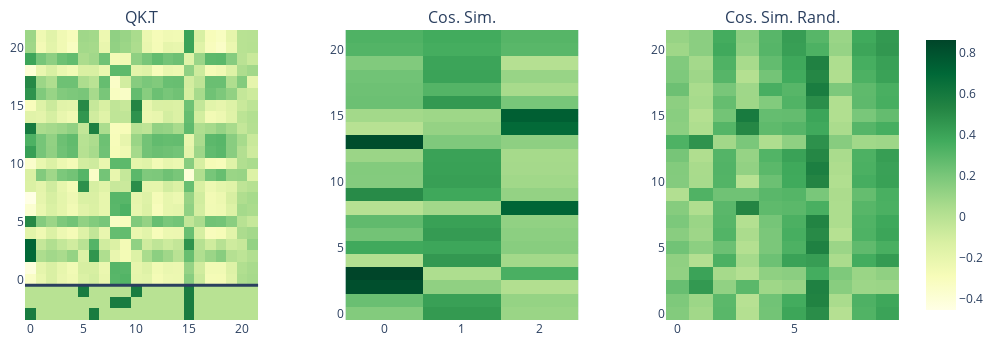
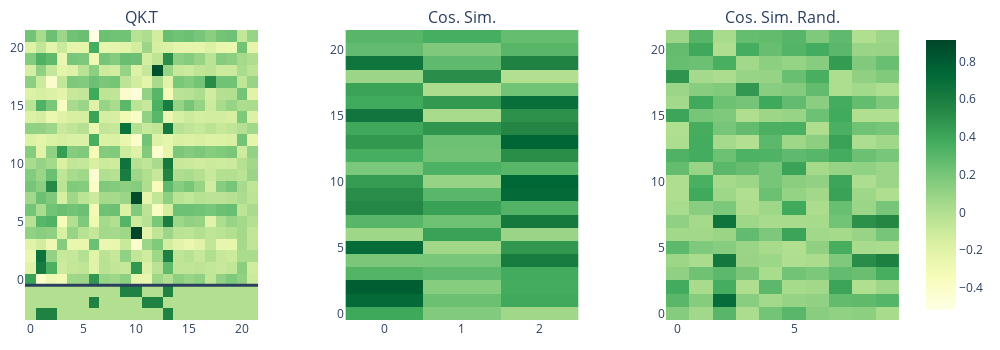
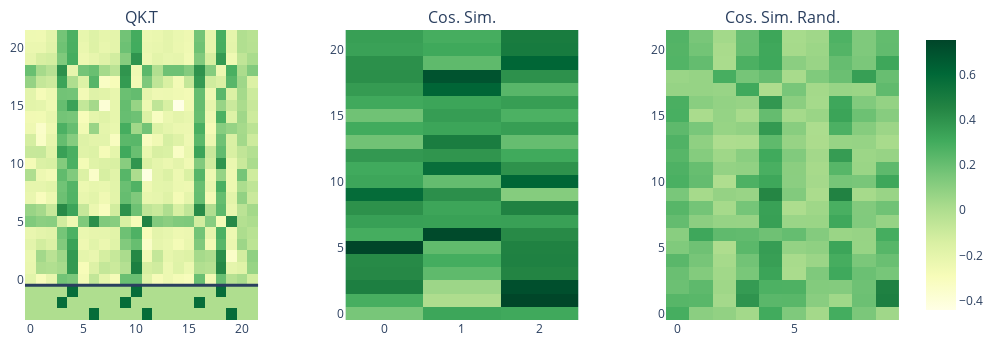
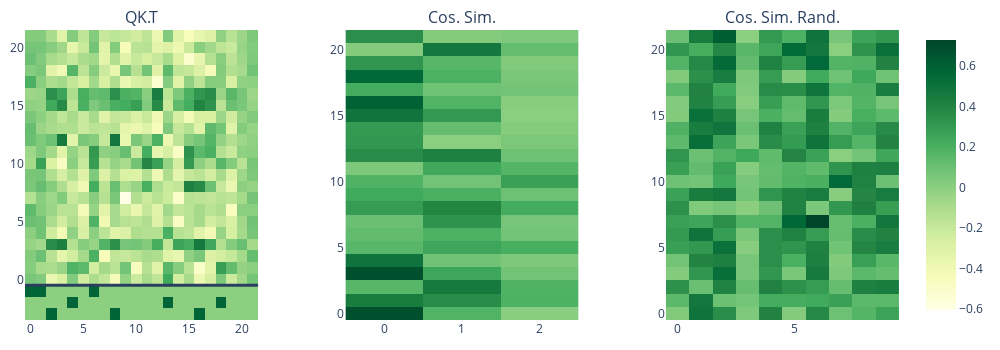

Source (notebook cell) for these figures, in order:
### Code cell
import plotly.express as px
import plotly.subplots as sp
import plotly.graph_objects as go
import pandas as pd

# l = ["HYPERPARAM_TESTS_MECHINTERP2/degree-3/width-3/func-1/",
# "HYPERPARAM_TESTS_MECHINTERP2/degree-3/width-5/func-2/",
# "HYPERPARAM_TESTS_MECHINTERP2/degree-3/width-4/func-1/"]

folder = "MINTERP"


for root, dirs, files in os.walk(f"{folder}"):
    if not files: continue
    epochs = [x for x in files if "epoch-" in x]
    if not epochs: continue
    new_epochs = []
    for epoch in epochs:
        try:
            model.load_state_dict(torch.load(f"{root}/{epoch}", map_location=device))
            new_epochs.append(epoch)
        except Exception as e:
            # print(e)
            continue

    epochs = new_epochs
    if not epochs: continue
    epochs.sort(key=lambda x: int(re.search(r"epoch-(\d+).pt$", x).group(1)))

    # Load coeffs and combs
    pattern = rf"{folder}/degree-(\d+)/width-(\d+)/func-(\d+)"
    comb_path = rf"{folder}/combs_func\3_deg\1_width\2.pt"
    coeff_path = rf"{folder}/coefs_func\3_deg\1_width\2.pt"

    combs_path = re.sub(pattern, comb_path, root)
    coeff_path = re.sub(pattern, coeff_path, root)

    combs = torch.load(combs_path, map_location=device)
    coeffs = torch.load(coeff_path, map_location=device)
    

    # Create string representation of the coefficients
    s = ""
    for (i, c) in enumerate(coeffs):
        s += f"{c:.3F}({combs[i].tolist()})+"

    # Take final epoch
    epochs = [epochs[-1]]

 
    with torch.no_grad():
        for (i, epoch) in enumerate(epochs):
            # Load model
            ckpt_point = f"{root}/{epoch}"
            print(s[:-1])

            print(ckpt_point)
            model.load_state_dict(torch.load(ckpt_point, map_location=device))
            model.eval()

            in_proj = model.transformer.attn.in_proj_weight.detach().T
            lin1 = model.transformer.linear[0].weight.detach()
            lin1b = model.transformer.linear[0].bias.detach()
            lin2 = model.transformer.linear[2].weight.detach()
            lin2b = model.transformer.linear[2].bias.detach()
            out_proj = model.output_proj.detach()
            embed_dim = dim + N 
            w_q, w_k, w_v = in_proj[:, :embed_dim], in_proj[:, embed_dim:2*embed_dim], in_proj[:, 2*embed_dim:].T
            w_qk = w_q @ w_k.T

            # Use the indices in combs to set the values in actual_combs to one
            actual_combs = torch.zeros(combs.shape[0], N+2)
            for j in range(combs.shape[0]):
                actual_combs[j, combs[j]] = 1

            # For each comb in actual_combs, calculate the cosine similarity with each row in w_qk
            print(w_qk.shape, actual_combs.shape)

            actual_combs = torch.nn.functional.normalize(actual_combs, dim=1)
            w_qk = torch.nn.functional.normalize(w_qk, dim=1)
            cosine_similarities = torch.mm(actual_combs, w_qk.T)
            cosine_similarities = torch.abs(cosine_similarities)



            # Calculate cosine similarities with random vectors
            num_randoms = 10
            k = combs.shape[1]
            random_combs = torch.zeros(num_randoms, N+2)
            for j in range(num_randoms):
                indices = torch.randperm(N+2)[:k]
                random_combs[j, indices] = 1
        
            random_combs = torch.nn.functional.normalize(random_combs, dim=1)
            random_cosine_similarities = torch.mm(random_combs, w_qk.T)
            random_cosine_similarities = torch.abs(random_cosine_similarities)



            # actual_combs = torch.max(w_qk) * actual_combs
            # random_cosine_similarities = torch.max(w_qk) * random_cosine_similarities
            # cosine_similarities = torch.max(w_qk) * cosine_similarities

            # Mean across each row 
            # cosine_similarities = torch.mean(cosine_similarities, dim=1).unsqueeze(1)
            # random_cosine_similarities = torch.mean(random_cosine_similarities, dim=0).unsqueeze(0)
            # print(random_cosine_similarities.shape)




















            fig = sp.make_subplots(rows=len(epochs), cols=3, subplot_titles=("QK.T","Cos. Sim.", "Cos. Sim. Rand."), shared_yaxes=False, horizontal_spacing=0.10)
            colorscale = "PiYG"
            color = px.colors.sequential.Cividis_r


            fig.add_trace(
                        go.Heatmap(z=torch.concat((actual_combs, w_qk), axis=0), 
                            y=list(range(-actual_combs.shape[0], w_qk.shape[0])), 
                            coloraxis='coloraxis1', showscale=True),
                        row=i+1, col=1)
            fig.add_hline(y=-0.5, row=i+1, col=1, line_width=3)

            # Plot cosine_similarities as a heatmap
            fig.add_trace(
                go.Heatmap(z=cosine_similarities.T, coloraxis='coloraxis1', showscale=True),
                row=i+1, col=2
            )

            fig.add_trace(
                go.Heatmap(z=random_cosine_similarities.T, coloraxis='coloraxis1', showscale=True),
                row=i+1, col=3
            )

            # fig.add_trace(go.Heatmap(z=actual_combs, coloraxis='coloraxis1', showscale=False), row=i+1, col=1)
  
    fig.update_layout(
        coloraxis1=dict(colorscale="ylgn", showscale=True),
        height=350, width=1000,
        margin=dict(l=10, r=10, t=30, b=30)
    )

    fig.show()

### Figure 1 — Plotly figure (JSON) as saved in the notebook; plotly's stock layout.template omitted (floating-point values rounded to 4 significant figures; data arrays with more than 128 entries replaced by an {"elided": "..."} marker saying what was removed)
{"data": [{"coloraxis": "coloraxis", "showscale": true, "type": "heatmap", "xaxis": "x", "y": [-3, -2, -1, 0, 1, 2, 3, 4, 5, 6, 7, 8, 9, 10, 11, 12, 13, 14, 15, 16, 17, 18, 19, 20, 21], "yaxis": "y", "z": {"elided": "25x22 float values"}}, {"coloraxis": "coloraxis", "showscale": true, "type": "heatmap", "xaxis": "x2", "yaxis": "y2", "z": [[0.1707, 0.4409, 0.09988], [0.2451, 0.4136, 0.1142], [0.8123, 0.13, 0.02033], [0.8611, 0.03455, 0.3411], [0.01806, 0.4462, 0.07041], [0.3751, 0.3895, 0.154], [0.2196, 0.4341, 0.1408], [0.2739, 0.4112, 0.1258], [0.003258, 0.07294, 0.71], [0.5025, 0.3793, 0.1156], [0.1658, 0.4167, 0.07557], [0.1698, 0.4122, 0.06462], [0.09423, 0.4046, 0.06175], [0.8242, 0.1807, 0.1364], [0.002168, 0.1148, 0.6848], [0.07022, 0.0853, 0.7387], [0.2402, 0.4442, 0.203], [0.2328, 0.3126, 0.05556], [0.2232, 0.4019, 0.1039], [0.1758, 0.396, 0.009431], [0.3149, 0.3552, 0.2953], [0.3259, 0.3656, 0.3067]]}, {"coloraxis": "coloraxis", "showscale": true, "type": "heatmap", "xaxis": "x3", "yaxis": "y3", "z": {"elided": "22x10 float values"}}], "layout": {"annotations": [{"font": {"size": 16}, "showarrow": false, "text": "QK.T", "x": 0.1333, "xanchor": "center", "xref": "paper", "y": 1, "yanchor": "bottom", "yref": "paper"}, {"font": {"size": 16}, "showarrow": false, "text": "Cos. Sim.", "x": 0.5, "xanchor": "center", "xref": "paper", "y": 1, "yanchor": "bottom", "yref": "paper"}, {"font": {"size": 16}, "showarrow": false, "text": "Cos. Sim. Rand.", "x": 0.8667, "xanchor": "center", "xref": "paper", "y": 1, "yanchor": "bottom", "yref": "paper"}], "coloraxis": {"colorscale": [[0, "rgb(255,255,229)"], [0.125, "rgb(247,252,185)"], [0.25, "rgb(217,240,163)"], [0.375, "rgb(173,221,142)"], [0.5, "rgb(120,198,121)"], [0.625, "rgb(65,171,93)"], [0.75, "rgb(35,132,67)"], [0.875, "rgb(0,104,55)"], [1, "rgb(0,69,41)"]], "showscale": true}, "height": 350, "margin": {"b": 30, "l": 10, "r": 10, "t": 30}, "shapes": [{"line": {"width": 3}, "type": "line", "x0": 0, "x1": 1, "xref": "x domain", "y0": -0.5, "y1": -0.5, "yref": "y"}], "width": 1000, "xaxis": {"anchor": "y", "domain": [0, 0.2667]}, "xaxis2": {"anchor": "y2", "domain": [0.3667, 0.6333]}, "xaxis3": {"anchor": "y3", "domain": [0.7333, 1]}, "yaxis": {"anchor": "x", "domain": [0, 1]}, "yaxis2": {"anchor": "x2", "domain": [0, 1]}, "yaxis3": {"anchor": "x3", "domain": [0, 1]}}}

### Figure 2 — Plotly figure (JSON) as saved in the notebook; plotly's stock layout.template omitted (floating-point values rounded to 4 significant figures; data arrays with more than 128 entries replaced by an {"elided": "..."} marker saying what was removed)
{"data": [{"coloraxis": "coloraxis", "showscale": true, "type": "heatmap", "xaxis": "x", "y": [-3, -2, -1, 0, 1, 2, 3, 4, 5, 6, 7, 8, 9, 10, 11, 12, 13, 14, 15, 16, 17, 18, 19, 20, 21], "yaxis": "y", "z": {"elided": "25x22 float values"}}, {"coloraxis": "coloraxis", "showscale": true, "type": "heatmap", "xaxis": "x2", "yaxis": "y2", "z": [[0.3924, 0.1663, 0.06313], [0.7124, 0.2407, 0.385], [0.7858, 0.1479, 0.369], [0.317, 0.2779, 0.3753], [0.1923, 0.2002, 0.6097], [0.7102, 0.06477, 0.4646], [0.0654, 0.4198, 0.08282], [0.3065, 0.2278, 0.6272], [0.544, 0.4247, 0.3219], [0.5126, 0.2995, 0.7122], [0.4443, 0.09778, 0.7332], [0.1862, 0.3383, 0.304], [0.3602, 0.2217, 0.5121], [0.4658, 0.2332, 0.742], [0.3914, 0.4783, 0.5516], [0.6486, 0.03597, 0.4945], [0.3768, 0.4586, 0.6922], [0.4153, 0.02422, 0.2216], [0.07916, 0.5148, 0.0005668], [0.6511, 0.2756, 0.5775], [0.2688, 0.1722, 0.303], [0.3011, 0.3601, 0.2593]]}, {"coloraxis": "coloraxis", "showscale": true, "type": "heatmap", "xaxis": "x3", "yaxis": "y3", "z": {"elided": "22x10 float values"}}], "layout": {"annotations": [{"font": {"size": 16}, "showarrow": false, "text": "QK.T", "x": 0.1333, "xanchor": "center", "xref": "paper", "y": 1, "yanchor": "bottom", "yref": "paper"}, {"font": {"size": 16}, "showarrow": false, "text": "Cos. Sim.", "x": 0.5, "xanchor": "center", "xref": "paper", "y": 1, "yanchor": "bottom", "yref": "paper"}, {"font": {"size": 16}, "showarrow": false, "text": "Cos. Sim. Rand.", "x": 0.8667, "xanchor": "center", "xref": "paper", "y": 1, "yanchor": "bottom", "yref": "paper"}], "coloraxis": {"colorscale": [[0, "rgb(255,255,229)"], [0.125, "rgb(247,252,185)"], [0.25, "rgb(217,240,163)"], [0.375, "rgb(173,221,142)"], [0.5, "rgb(120,198,121)"], [0.625, "rgb(65,171,93)"], [0.75, "rgb(35,132,67)"], [0.875, "rgb(0,104,55)"], [1, "rgb(0,69,41)"]], "showscale": true}, "height": 350, "margin": {"b": 30, "l": 10, "r": 10, "t": 30}, "shapes": [{"line": {"width": 3}, "type": "line", "x0": 0, "x1": 1, "xref": "x domain", "y0": -0.5, "y1": -0.5, "yref": "y"}], "width": 1000, "xaxis": {"anchor": "y", "domain": [0, 0.2667]}, "xaxis2": {"anchor": "y2", "domain": [0.3667, 0.6333]}, "xaxis3": {"anchor": "y3", "domain": [0.7333, 1]}, "yaxis": {"anchor": "x", "domain": [0, 1]}, "yaxis2": {"anchor": "x2", "domain": [0, 1]}, "yaxis3": {"anchor": "x3", "domain": [0, 1]}}}

### Figure 3 — Plotly figure (JSON) as saved in the notebook; plotly's stock layout.template omitted (floating-point values rounded to 4 significant figures; data arrays with more than 128 entries replaced by an {"elided": "..."} marker saying what was removed)
{"data": [{"coloraxis": "coloraxis", "showscale": true, "type": "heatmap", "xaxis": "x", "y": [-3, -2, -1, 0, 1, 2, 3, 4, 5, 6, 7, 8, 9, 10, 11, 12, 13, 14, 15, 16, 17, 18, 19, 20, 21], "yaxis": "y", "z": {"elided": "25x22 float values"}}, {"coloraxis": "coloraxis", "showscale": true, "type": "heatmap", "xaxis": "x2", "yaxis": "y2", "z": [[0.1551, 0.3232, 0.3115], [0.2874, 0.003667, 0.7498], [0.4802, 0.05008, 0.7094], [0.4388, 0.2241, 0.4554], [0.4329, 0.2966, 0.4722], [0.7532, 0.2184, 0.4677], [0.294, 0.7323, 0.4298], [0.3476, 0.3448, 0.347], [0.4064, 0.3265, 0.4651], [0.5839, 0.4106, 0.1189], [0.3229, 0.2097, 0.6136], [0.3076, 0.5706, 0.4011], [0.3763, 0.3902, 0.3089], [0.1757, 0.4935, 0.2057], [0.3056, 0.3283, 0.3565], [0.176, 0.3573, 0.274], [0.3111, 0.3281, 0.3546], [0.3656, 0.6181, 0.2413], [0.4133, 0.6932, 0.4033], [0.4098, 0.2236, 0.6105], [0.3423, 0.3144, 0.505], [0.3522, 0.2922, 0.4985]]}, {"coloraxis": "coloraxis", "showscale": true, "type": "heatmap", "xaxis": "x3", "yaxis": "y3", "z": {"elided": "22x10 float values"}}], "layout": {"annotations": [{"font": {"size": 16}, "showarrow": false, "text": "QK.T", "x": 0.1333, "xanchor": "center", "xref": "paper", "y": 1, "yanchor": "bottom", "yref": "paper"}, {"font": {"size": 16}, "showarrow": false, "text": "Cos. Sim.", "x": 0.5, "xanchor": "center", "xref": "paper", "y": 1, "yanchor": "bottom", "yref": "paper"}, {"font": {"size": 16}, "showarrow": false, "text": "Cos. Sim. Rand.", "x": 0.8667, "xanchor": "center", "xref": "paper", "y": 1, "yanchor": "bottom", "yref": "paper"}], "coloraxis": {"colorscale": [[0, "rgb(255,255,229)"], [0.125, "rgb(247,252,185)"], [0.25, "rgb(217,240,163)"], [0.375, "rgb(173,221,142)"], [0.5, "rgb(120,198,121)"], [0.625, "rgb(65,171,93)"], [0.75, "rgb(35,132,67)"], [0.875, "rgb(0,104,55)"], [1, "rgb(0,69,41)"]], "showscale": true}, "height": 350, "margin": {"b": 30, "l": 10, "r": 10, "t": 30}, "shapes": [{"line": {"width": 3}, "type": "line", "x0": 0, "x1": 1, "xref": "x domain", "y0": -0.5, "y1": -0.5, "yref": "y"}], "width": 1000, "xaxis": {"anchor": "y", "domain": [0, 0.2667]}, "xaxis2": {"anchor": "y2", "domain": [0.3667, 0.6333]}, "xaxis3": {"anchor": "y3", "domain": [0.7333, 1]}, "yaxis": {"anchor": "x", "domain": [0, 1]}, "yaxis2": {"anchor": "x2", "domain": [0, 1]}, "yaxis3": {"anchor": "x3", "domain": [0, 1]}}}

### Figure 4 — Plotly figure (JSON) as saved in the notebook; plotly's stock layout.template omitted (floating-point values rounded to 4 significant figures; data arrays with more than 128 entries replaced by an {"elided": "..."} marker saying what was removed)
{"data": [{"coloraxis": "coloraxis", "showscale": true, "type": "heatmap", "xaxis": "x", "y": [-3, -2, -1, 0, 1, 2, 3, 4, 5, 6, 7, 8, 9, 10, 11, 12, 13, 14, 15, 16, 17, 18, 19, 20, 21], "yaxis": "y", "z": {"elided": "25x22 float values"}}, {"coloraxis": "coloraxis", "showscale": true, "type": "heatmap", "xaxis": "x2", "yaxis": "y2", "z": [[0.6765, 0.1792, 0.007572], [0.4374, 0.3597, 0.188], [0.1608, 0.4637, 0.1843], [0.6773, 0.2509, 0.07997], [0.4964, 0.08469, 0.04678], [0.1569, 0.2505, 0.2062], [0.1248, 0.191, 0.07311], [0.1029, 0.3334, 0.06679], [0.2912, 0.3928, 0.2222], [0.2375, 0.1962, 0.09461], [0.1836, 0.0787, 0.2757], [0.04551, 0.2403, 0.1674], [0.3652, 0.4181, 0.09099], [0.3142, 0.002735, 0.05032], [0.3034, 0.1167, 0.02386], [0.4853, 0.3081, 0.001691], [0.59, 0.1805, 0.01501], [0.22, 0.08483, 0.07664], [0.556, 0.1915, 0.05291], [0.3213, 0.1625, 0.03441], [0.02511, 0.4716, 0.1224], [0.3537, 0.02277, 0.04135]]}, {"coloraxis": "coloraxis", "showscale": true, "type": "heatmap", "xaxis": "x3", "yaxis": "y3", "z": {"elided": "22x10 float values"}}], "layout": {"annotations": [{"font": {"size": 16}, "showarrow": false, "text": "QK.T", "x": 0.1333, "xanchor": "center", "xref": "paper", "y": 1, "yanchor": "bottom", "yref": "paper"}, {"font": {"size": 16}, "showarrow": false, "text": "Cos. Sim.", "x": 0.5, "xanchor": "center", "xref": "paper", "y": 1, "yanchor": "bottom", "yref": "paper"}, {"font": {"size": 16}, "showarrow": false, "text": "Cos. Sim. Rand.", "x": 0.8667, "xanchor": "center", "xref": "paper", "y": 1, "yanchor": "bottom", "yref": "paper"}], "coloraxis": {"colorscale": [[0, "rgb(255,255,229)"], [0.125, "rgb(247,252,185)"], [0.25, "rgb(217,240,163)"], [0.375, "rgb(173,221,142)"], [0.5, "rgb(120,198,121)"], [0.625, "rgb(65,171,93)"], [0.75, "rgb(35,132,67)"], [0.875, "rgb(0,104,55)"], [1, "rgb(0,69,41)"]], "showscale": true}, "height": 350, "margin": {"b": 30, "l": 10, "r": 10, "t": 30}, "shapes": [{"line": {"width": 3}, "type": "line", "x0": 0, "x1": 1, "xref": "x domain", "y0": -0.5, "y1": -0.5, "yref": "y"}], "width": 1000, "xaxis": {"anchor": "y", "domain": [0, 0.2667]}, "xaxis2": {"anchor": "y2", "domain": [0.3667, 0.6333]}, "xaxis3": {"anchor": "y3", "domain": [0.7333, 1]}, "yaxis": {"anchor": "x", "domain": [0, 1]}, "yaxis2": {"anchor": "x2", "domain": [0, 1]}, "yaxis3": {"anchor": "x3", "domain": [0, 1]}}}
